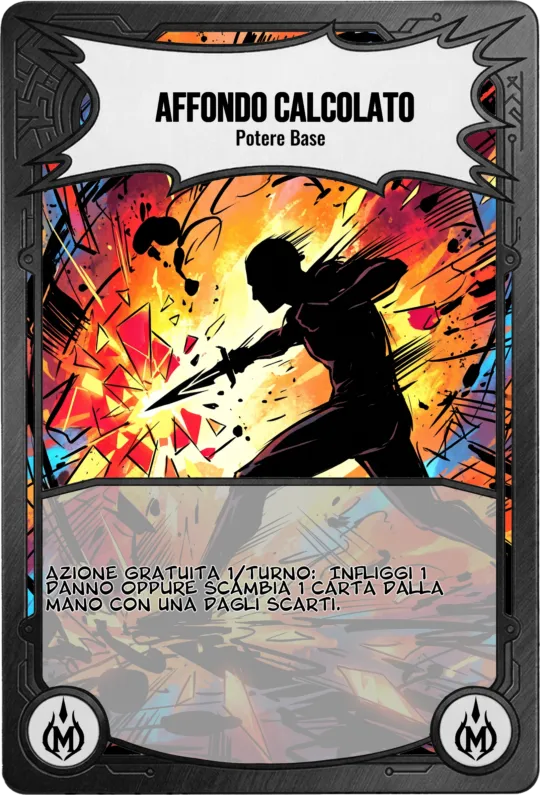
#> input picture assets/cards/affondocalcolato.webp, 540 x 795 px
$ python -i genera_immagini_carte.py   (imports and definitions only)
#> lines starting #> are read from the running program, lines starting #| are printed output that depends on the picture
#> further down, picture is the input picture: PIL image 540x795 RGBA; mean R, G, B, A 135.3, 116.8, 105.5, 253.2
#!/usr/bin/env python3
"""Monomythos: generatore automatico degli sfondi delle carte.

Per ogni carta Azione crea uno sfondo in stile cartoon/fumetto che mostra l'azione
del titolo (mai un personaggio riconoscibile), lo salva in assets/cards/gen/<id>.webp
e aggiorna js/cards_data.js e js/cards_data.json perché il gioco lo usi subito.
Le cornici restano quelle attuali (assets/layouts): l'app le sovrappone allo sfondo.

Generatore: Cloudflare Workers AI, modello FLUX.1 [schnell] (licenza Apache 2.0, uso
commerciale consentito). Piano gratuito: 10.000 "neuroni" al giorno, circa 150-170
immagini. Il programma salta le carte già fatte, quindi si può rilanciare ogni giorno.

Variabili d'ambiente richieste:
  CF_ACCOUNT_ID   ID dell'account Cloudflare
  CF_API_TOKEN    token API con permesso "Workers AI"

Uso:
  python strumenti/genera_immagini_carte.py               # genera ciò che manca
  python strumenti/genera_immagini_carte.py --max 20      # al massimo 20 immagini
  python strumenti/genera_immagini_carte.py --solo ironaegis_1 --rifai
  python strumenti/genera_immagini_carte.py --prova       # mostra i prompt, nessuna chiamata
"""
import argparse, base64, hashlib, http.client, io, json, os, re, sys, time, urllib.request, urllib.error

ROOT = os.path.dirname(os.path.dirname(os.path.abspath(__file__)))
DATA_JS = os.path.join(ROOT, 'js', 'cards_data.js')
DATA_JSON = os.path.join(ROOT, 'js', 'cards_data.json')
OUT_DIR = os.path.join(ROOT, 'assets', 'cards', 'gen')
REL_DIR = 'assets/cards/gen'
# FLUX.2 klein 4B: molto più pulito di flux-1-schnell (meno artefatti, niente scritte casuali),
# accetta immagini di riferimento per lo stile e costa circa lo stesso nella quota gratuita.
MODEL = os.environ.get('CF_MODEL', '@cf/black-forest-labs/flux-2-klein-4b')
GEN_W, GEN_H = 640, 960
# Riferimenti di stile: ritagli delle illustrazioni originali, uno per Categoria
REF_DIR = os.path.join(ROOT, 'strumenti', 'riferimenti_stile')
API_BASE = os.environ.get('CF_API_BASE', 'https://api.cloudflare.com/client/v4')

# Stile ricavato dalle illustrazioni già presenti (Impatto Devastante, Gancio Balistico,
# Kit di Riparazione, Assalto Fluido): fumetto/cartoon con inchiostro spesso, primi piani
# dinamici di mani, armi e gadget, esplosioni di energia, retini e linee cinetiche.
STYLE = (
    "Bold cartoon comic-book illustration, thick black ink outlines, cel shading, halftone dots, "
    "dynamic speed lines, dramatic close-up of the action, vivid glowing energy effects, sparks and debris, "
    "futuristic city with cosmic energy in the background, high contrast, saturated colors, "
    "vertical composition with the main action in the center of the image and simple background at top and bottom"
)
RULES = (
    "Show only the action or the situation: hands, gloves, armored fists, weapons, gadgets, anonymous silhouettes "
    "seen from behind or in shadow, objects and energy effects. No faces, no recognizable characters, "
    "no superheroes from movies or comics, no logos, no text, no letters, no numbers, no card frame, no border."
)
# Palette per Categoria (coerente con i colori delle cornici e delle icone)
PALETTE = {
    'potenza': 'dominant orange and gold palette, fiery impact',
    'agilita': 'dominant teal and cyan palette, motion blur and afterimages',
    'intelligenza': 'dominant electric blue palette, holographic interfaces and circuitry',
    'vigore': 'dominant emerald green palette, shields and protective barriers',
}
DARK = 'dark noir mood, dominant deep purple and black palette with violet void energy, ominous'

TAG_HINT = {
    'attacco': 'a powerful strike landing on an enemy',
    'difesa': 'a protective barrier blocking an incoming attack',
    'tech': 'a high-tech gadget being activated',
    'gadget': 'a high-tech gadget being activated',
    'magia': 'a mystical spell being cast with glowing runes',
    'reazione': 'a split-second reaction to an incoming blow',
}


# [13 lines left out: functions norm, category_key, not called in this run]


SCENES_EN = {}
_scenes_path = os.path.join(ROOT, 'strumenti', 'scene_carte_en.json')
# [2 lines not run here, left out]


_extra_path = os.path.join(ROOT, 'strumenti', 'scene_extra_en.json')
# [1 line not run here, left out]

THREAT_PALETTE = 'menacing villain mood, dominant crimson red and deep purple palette, red glow against a dark night sky'
HERO_RULES = (
    'One original costumed hero of our own design, full figure, heroic pose, seen from behind or in dramatic backlight: '
    'the face is never visible (helmet, visor, hood or deep shadow). Not a known superhero, no logos'
)


def jslug(name):
    # Stesso slug che usa il gioco (card_img_map): minuscole, solo lettere e cifre senza accenti
    return re.sub(r'[^a-z0-9]', '', (name or '').lower())


def primary_stat_key(m):
    vals = {'potenza': m.get('str', 0), 'agilita': m.get('spd', 0), 'intelligenza': m.get('tech', 0), 'vigore': m.get('end', 0)}
    return max(vals, key=vals.get)


# [63 lines left out: functions extra_items, build_prompt_extra, update_extra_refs, build_prompt, not called in this run]


# Versione del prompt: le immagini fatte con una versione precedente vengono rifatte
# (dopo quelle mancanti). v1 metteva il titolo nel prompt e il modello lo scriveva nell'immagine;
# v3 passa a FLUX.2 klein con il riferimento di stile.
PROMPT_VERSION = 3
VERSIONS_PATH = os.path.join(ROOT, 'strumenti', 'sfondi_versioni.json')


# [10 lines left out: functions load_versions, save_versions, not called in this run]


def seed_for(card_id):
    return int(hashlib.sha256(card_id.encode()).hexdigest()[:7], 16)


# [92 lines left out: functions load_data, _newline, save_data, style_ref_for, encode_multipart, build_request and 1 more, not called in this run]


class QuotaExceeded(Exception):
    pass


class Segnalata(RuntimeError):
    # il filtro di Cloudflare ha scartato l'immagine (falso allarme frequente): si riprova con un altro seme
    pass


def togli_bordi(im):
    # Il modello a volte disegna una cornice bianca o nera: si tagliano i bordi di colore uniforme
    from PIL import ImageStat
    w, h = im.size
#> w = 540; h = 795
    g = im.convert('L')
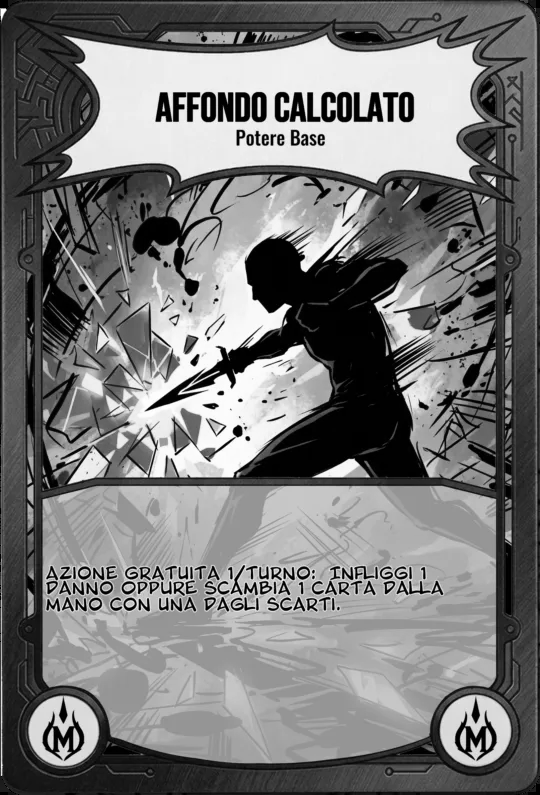
#> g: PIL image 540x795 L; min 0, max 255, mean 121
    def uniforme(box):
        st = ImageStat.Stat(g.crop(box))
        return (st.stddev[0] < 10 and st.mean[0] > 225) or (st.stddev[0] < 3 and st.mean[0] < 8)
    l, t, r, b = 0, 0, w, h
#> l = 0; t = 0; r = 540; b = 795
    passo = max(2, w // 200)
#> passo = 2
    while l < w * 0.15 and uniforme((l, t, l + passo, b)): l += passo
#> after the loop, l = 0
    while r > w * 0.85 and uniforme((r - passo, t, r, b)): r -= passo
#> this loop made 0 passes
#> after the loop, r = 540
    while t < h * 0.15 and uniforme((l, t, r, t + passo)): t += passo
#> after the loop, t = 0
    while b > h * 0.85 and uniforme((l, b - passo, r, b)): b -= passo
#> after the loop, b = 795
    if (l, t, r, b) != (0, 0, w, h):
        m = passo  # un margine in più per togliere anche la riga di contorno
        im = im.crop((min(l + m, w // 4), min(t + m, h // 4), max(r - m, w * 3 // 4), max(b - m, h * 3 // 4)))
    return im


# [34 lines left out: functions to_card_webp, update_card_refs, write_preview, not called in this run]


VAR_DIR = os.path.join(OUT_DIR, 'varianti')
APPROVATE_PATH = os.path.join(ROOT, 'strumenti', 'immagini_approvate.json')


# [170 lines left out: functions load_json, tutte_le_carte, genera_immagine, main_varianti, main, not called in this run]


# [2 lines not run here, left out]

>>> from PIL import Image
>>> picture = Image.open('../assets/cards/affondocalcolato.webp')
>>> result = togli_bordi(picture)

$ run again, on assets/cards/assaltofluido.webp
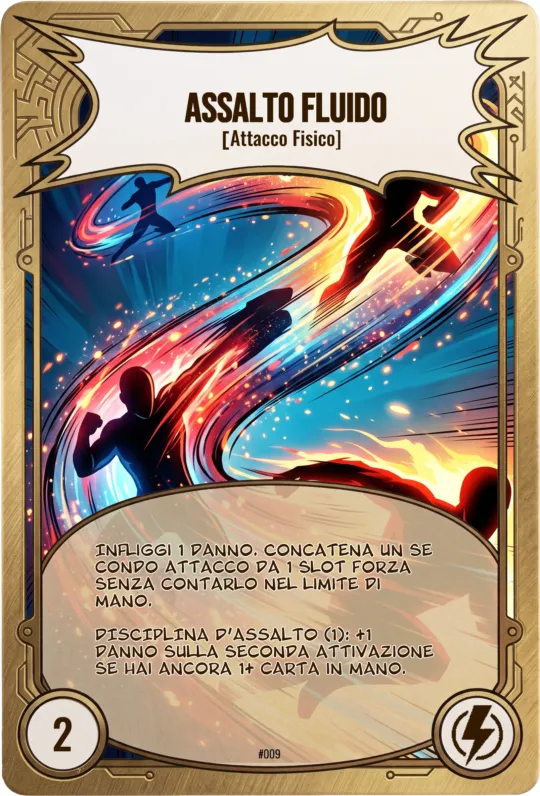
#> input picture assets/cards/assaltofluido.webp, 540 x 796 px
#> picture is the input picture: PIL image 540x796 RGBA; mean R, G, B, A 159.2, 143.5, 126.8, 255
#> in togli_bordi, `g = im.convert('L')`:
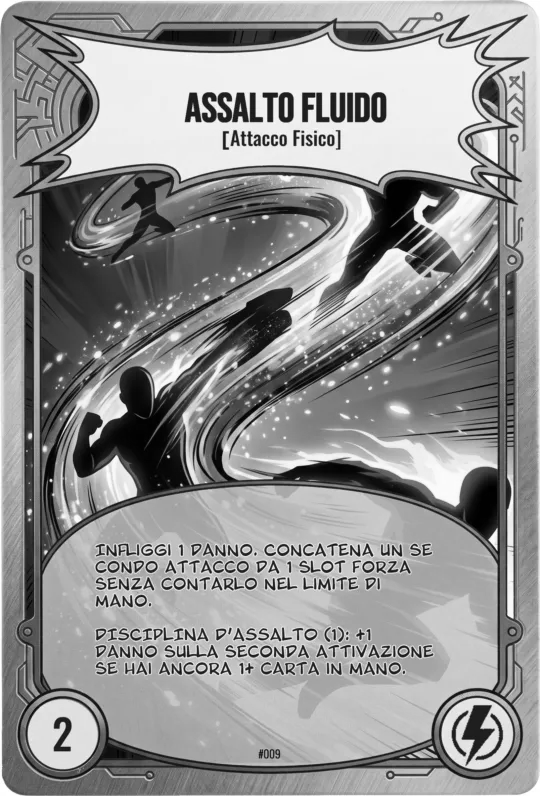
#> g: PIL image 540x796 L; min 0, max 255, mean 146.3
#> after the loop in togli_bordi, `while r > w * 0.85 and uniforme((r - passo, t, r, b)): r -= passo`: r = 540
#> after the loop in togli_bordi, `while t < h * 0.15 and uniforme((l, t, r, t + passo)): t += passo`: t = 0
#> after the loop in togli_bordi, `while b > h * 0.85 and uniforme((l, b - passo, r, b)): b -= passo`: b = 796

$ run again, on assets/cards/avanguardiapesante.webp
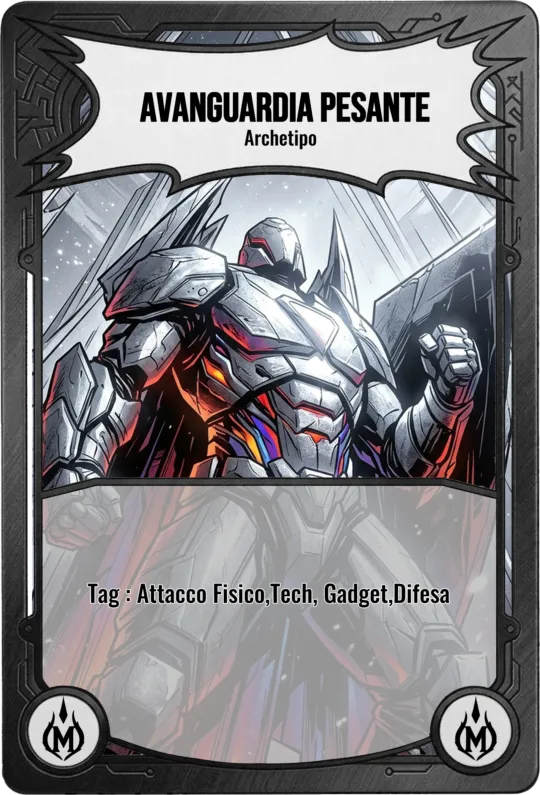
#> input picture assets/cards/avanguardiapesante.webp, 540 x 795 px
#> picture is the input picture: PIL image 540x795 RGBA; mean R, G, B, A 126.8, 126, 129.2, 252.2
#> in togli_bordi, `g = im.convert('L')`:
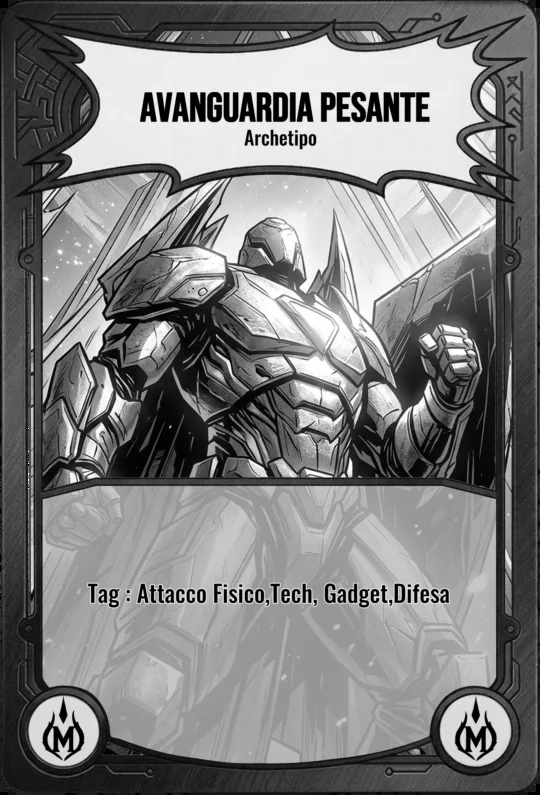
#> g: PIL image 540x795 L; min 0, max 255, mean 126.6
#> after the loop in togli_bordi, `while r > w * 0.85 and uniforme((r - passo, t, r, b)): r -= passo`: r = 540
#> after the loop in togli_bordi, `while t < h * 0.15 and uniforme((l, t, r, t + passo)): t += passo`: t = 0
#> after the loop in togli_bordi, `while b > h * 0.85 and uniforme((l, b - passo, r, b)): b -= passo`: b = 795

$ run again, on assets/cards/baluardoreattivo.webp
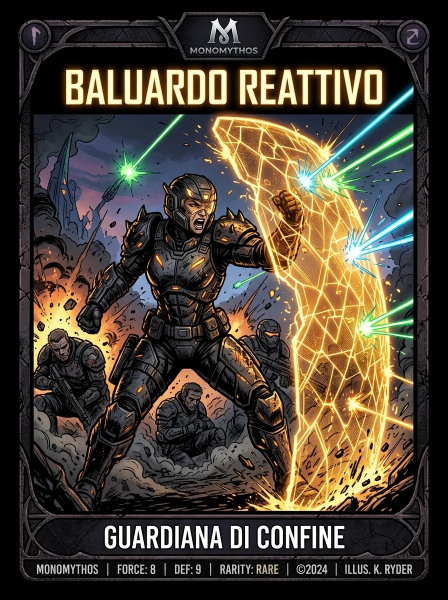
#> input picture assets/cards/baluardoreattivo.webp, 896 x 1200 px (shown at 1/2 size)
#> picture is the input picture: PIL image 896x1200 RGB; mean R, G, B 74.7, 65.4, 53.3
#> in togli_bordi, `g = im.convert('L')`:
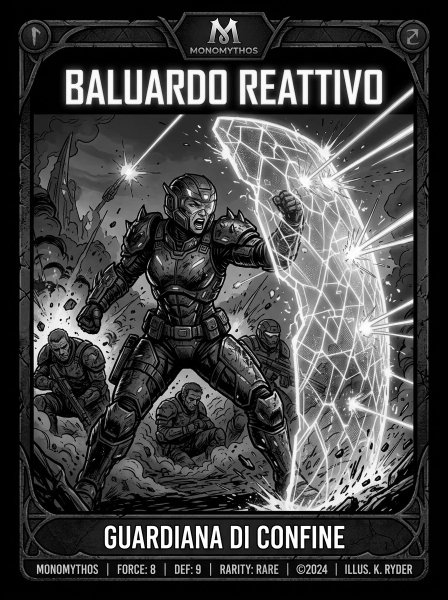
#> g: PIL image 896x1200 L (shown at 1/2 size); min 0, max 255, mean 66.8
#> the loop in togli_bordi, `while l < w * 0.15 and uniforme((l, t, l + passo, b)): l += passo` made 9 passes
#> l on passes 1 to 8: 4, 8, 12, 16, 20, 24, 28, 32
#> after the loop in togli_bordi, `while l < w * 0.15 and uniforme((l, t, l + passo, b)): l += passo`: l = 36
#> the loop in togli_bordi, `while r > w * 0.85 and uniforme((r - passo, t, r, b)): r -= passo` made 9 passes
#> r on passes 1 to 8: 892, 888, 884, 880, 876, 872, 868, 864
#> after the loop in togli_bordi, `while r > w * 0.85 and uniforme((r - passo, t, r, b)): r -= passo`: r = 860
#> the loop in togli_bordi, `while t < h * 0.15 and uniforme((l, t, r, t + passo)): t += passo` made 6 passes
#> after the loop in togli_bordi, `while t < h * 0.15 and uniforme((l, t, r, t + passo)): t += passo`: t = 24
#> the loop in togli_bordi, `while b > h * 0.85 and uniforme((l, b - passo, r, b)): b -= passo` made 9 passes
#> b on passes 1 to 8: 1196, 1192, 1188, 1184, 1180, 1176, 1172, 1168
#> after the loop in togli_bordi, `while b > h * 0.85 and uniforme((l, b - passo, r, b)): b -= passo`: b = 1164
#> m = 4
#> in togli_bordi, `im = im.crop((min(l + m, w // 4), min(t + m, h // 4), max(r - m, w * 3..`:
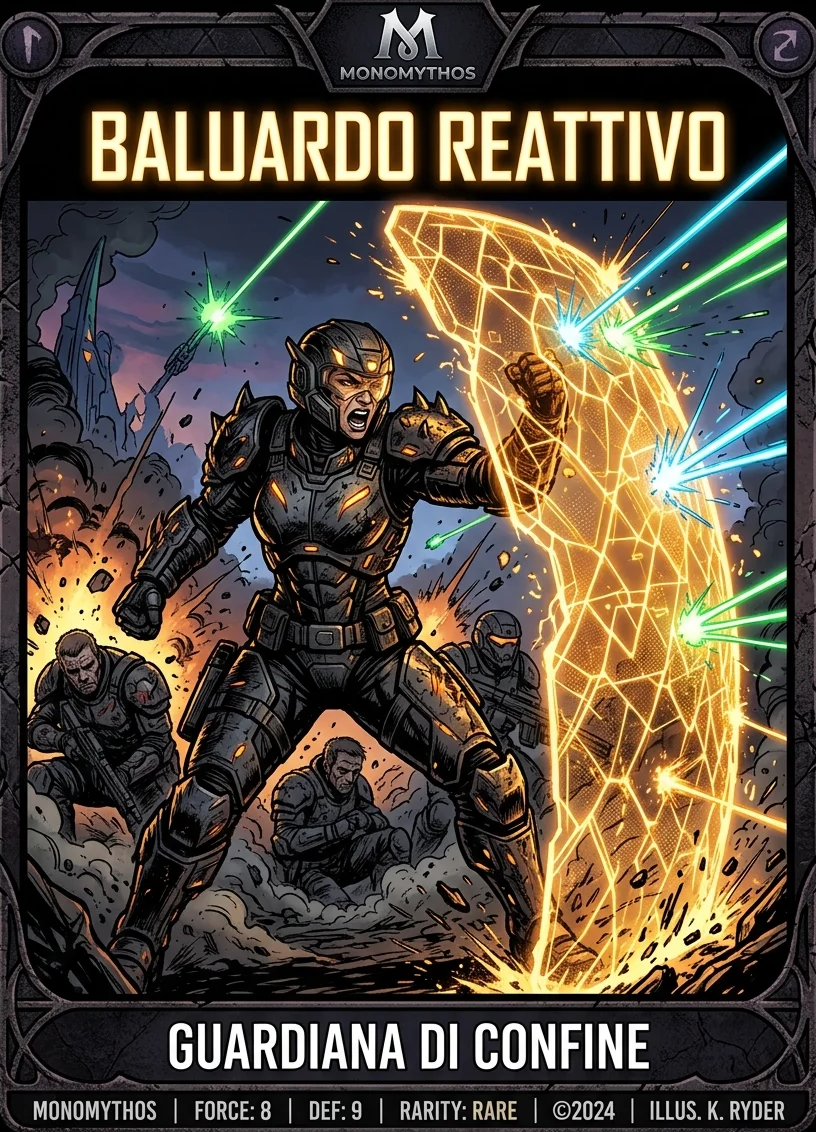
#> im: PIL image 816x1132 RGB; mean R, G, B 86.6, 75.8, 61.7
